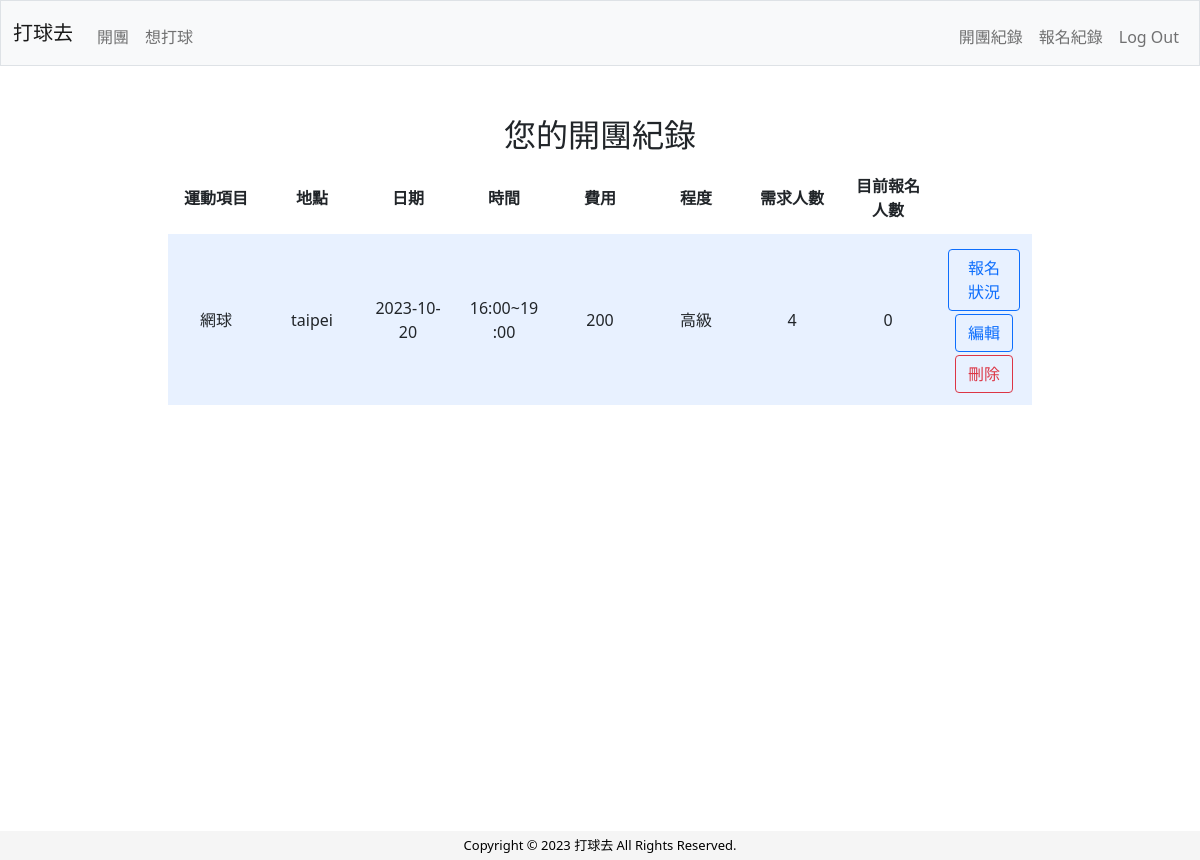
Screenshot of /activities/created_history (signed in) with the database file from the repository.
### tables this page shows
CREATE TABLE activities (
id INTEGER PRIMARY KEY AUTOINCREMENT NOT NULL, 
type TEXT NOT NULL,
date TEXT NOT NULL, 
start_time TEXT NOT NULL, 
end_time TEXT NOT NULL, 
location TEXT NOT NULL,
level TEXT NOT NULL,
price TEXT, 
participants INTEGER NOT NULL,
remark TEXT, user_id INTEGER, applicants Integer NOT NULL DEFAULT 0,
FOREIGN KEY (user_id) REFERENCES users(id)
);

### activities/activities.py (the view)
@activities_bp.route("/created_history")
@login_required
def created_history():
    userid = session.get("user_id")
    created_activities = db.execute("SELECT * FROM activities WHERE user_id = ? AND date >= date('now') ORDER BY date", userid)
    return render_template("created_history.html", created_activities=created_activities)

### app.py (called while the page is built)
@app.after_request
def after_request(response):
    response.headers["Cache-Control"] = "no-cache, no-store, must-revalidate"
    response.headers["Expires"] = 0
    response.headers["Pragma"] = "no-cache"
    return response

### auth/auth.py (called while the page is built)
def login_required(f):
    @wraps(f)
    def decorated_function(*args, **kwargs):
        if session.get("user_id") is None:
            return redirect("/login")
        return f(*args, **kwargs)
    return decorated_function

### templates/created_history.html (shortened to what this page needs)
{% extends "layout.html" %}
{% block main %}
<div class="section">
    <h2>您的開團紀錄</h2>
    <table>
        <thead>
            <tr>
                <th class ="text-middle">運動項目</th>
                <th class ="text-middle">地點</th>
                <th class ="text-middle">日期</th>
                <th class ="text-middle">時間</th>
                <th class ="text-middle">費用</th>
                <th class ="text-middle">程度</th>
                <th class ="text-middle">需求人數</th>
                <th class ="text-middle">目前報名人數</th>
            </tr>
        </thead>
        <tbody>
            {% if not created_activities %}
            <tr><td colspan="8">目前尚無開團紀錄~ <br>趕快糾朋友一起運動吧!</td></tr>
            {% else %}
            {% for activity in created_activities %}
                <tr>
                    <td class="text-middle">{{ activity.type }}</td>
                    <td class="text-middle">{{ activity.location }}</td>
                    <td class="text-middle">{{ activity.date }}</td>
                    <td class="text-middle">{{ activity.start_time }}~{{ activity.end_time }}</td>
                    <td class="text-middle">{{ activity.price }}</td>
                    <td class="text-middle">{{ activity.level }}</td>
                    <td class="text-middle">{{ activity.participants }}</td>
                    <td class="text-middle">{{ activity.applicants }}</td>
                    <td class="text-middle">
                        <a class="btn btn-outline-primary" href="/signups/view_signups/{{ activity.id }}">報名狀況</a>
                        <a class="btn btn-outline-primary" href="/activities/edit_activity/{{ activity.id }}">編輯</a>
                        <button class="btn btn-outline-danger" data-id="{{ activity.id }}">刪除</button>
                    </td>
                </tr>
            {% endfor %}
            {% endif %}
        </tbody>
    </table>
</div>
{% endblock %}

### static/styles.css (style rules this page uses)
body { background-color: #ffffff; color: #212529; font-size: 1rem; font-weight: 400; line-height: 1.5; margin-top: 60px; text-align: left; }
.btn { margin-top: 3px; }
.section { padding-bottom: 1rem; padding-left: 2rem; padding-right: 2rem; padding-top: 0.5rem; margin-left: auto; margin-right: auto; width: 80%; }
button, input[type="submit"] { background-color: #45a4f7; border: 1px solid transparent; border-radius: 0.25rem; margin-top: 3px; font-size: 0.95rem; font-weight: 400; line-height: 1.5; padding: 0.375rem 0.75rem; text-align: center; transition: color 0.15s ease-in-out, background-color 0.15s ease-in-out, border-color 0.15s ease-in-out, box-shadow 0.15s ease-in-out; vertical-align: middle; }
table { background-color: transparent; margin-bottom: 1rem; table-layout: fixed; width: 100%; }
table th, table td { padding: 0.75rem; vertical-align: middle; word-wrap: break-word; }
tbody tr:nth-of-type(odd) { background-color: rgb(179, 208, 255, 0.3) }

### rows the page displays
activities: type "網球", location "taipei", date "2023-10-20", start_time "16:00", end_time "19:00", price "200", level "高級", participants "4", applicants "0"
